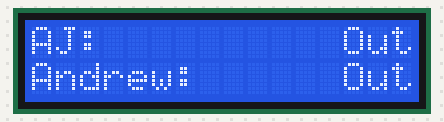
A sketch run on a simulated Arduino Uno, built with avr-gcc and run on an emulated ATmega328P. Shown: 16×2 character LCD.

Above: at 1.1 s.
At 3.2 s:
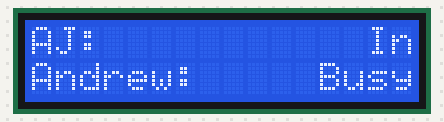
At 5.2 s:
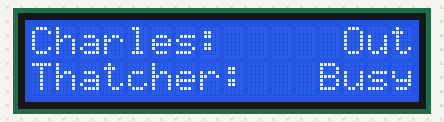

Measured:
- what the display in image 0 shows lasts 2.0 s, from 1.1 s to 3.1 s

The sketch:

sketch_inout.ino
```cpp
#include <LiquidCrystal_I2C.h>
//initialize the liquid crystal library
LiquidCrystal_I2C lcd(0x27, 16, 2);

//declare user strings
int aj = 0; int andrew = 0; int thatcher = 0; int charles = 0;

//declare an array storing possible statuses
//because of how long thatcher the raptors name is, we only get 6 characters to work with
const String status[] = {"Out", "In", "Busy"};

void setup() {
  //initialize lcd screen
  lcd.begin();
  lcd.backlight();

  //wait  for a second
  delay(1000);
  updateDisplay(0);
}
void loop() {
  delay(2000);
  aj = 1;
  andrew = 2;
  updateDisplay(0);
  delay(2000);
  thatcher = 2;
  charles = 0;
  updateDisplay(1);
}

//this method displays the status a pair of students, either aj and andrew on mode 0, or charles and thatcher on mode 1
void updateDisplay(int mode){
  //first clear the screen
  lcd.clear();

  if(mode == 0)
  {
    //now set the cursor in the top left and print the first status
    lcd.setCursor(0, 0);
    lcd.print("AJ:");
    lcd.setCursor((16 - status[aj].length()), 0); //this right justifies the text
    lcd.print(status[aj]);

    //now write the next out on the next line
    lcd.setCursor(0, 1);
    lcd.print("Andrew:");
    lcd.setCursor((16 - status[andrew].length()), 1);
    lcd.print(status[andrew]);
  }
  else if(mode == 1)
  {
    //now set the cursor in the top left and print the first status
    lcd.setCursor(0, 0);
    lcd.print("Charles:");
    lcd.setCursor((16 - status[charles].length()), 0); //this right justifies the text
    lcd.print(status[charles]);

    //now write the next out on the next line
    lcd.setCursor(0, 1);
    lcd.print("Thatcher:");
    lcd.setCursor((16 - status[thatcher].length()), 1);
    lcd.print(status[thatcher]);
  }
}
```
